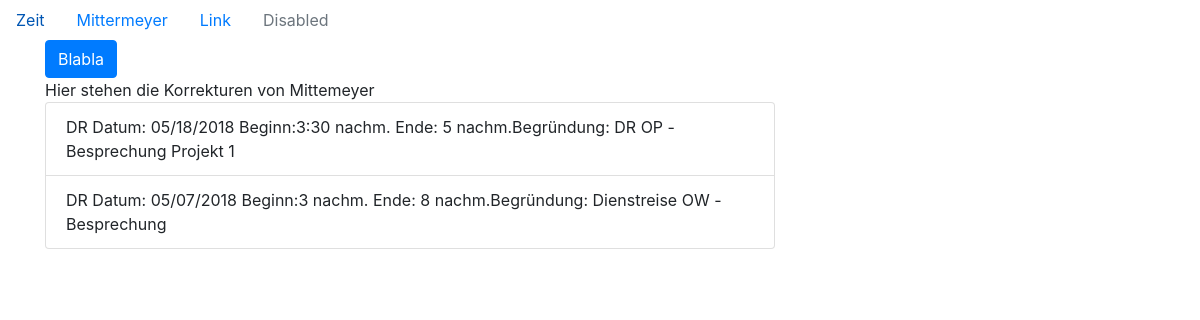
The app's page /zeit/888888888888888/ with its own data.
### zeit/models.py (models this page shows, shortened)
class ZeitKorrektur(models.Model):
    KORR_TYPES = (
        ('DI', 'Dienst'),
        ('SU', 'Sonderurlaub'),
        ('VB', 'Vergessene Buchung'),
        ('DR', 'Dienstreise'),
    )
    person = models.ForeignKey(Person, on_delete=models.CASCADE)
    art = models.CharField(max_length=2, choices=KORR_TYPES)
    datum = models.DateField()
    beginn = models.TimeField()
    ende = models.TimeField()
    begruendung = models.TextField('Begründung', max_length=150)
    gedruckt = models.BooleanField()

### zeit/views.py (the view)
# urls.py: path('<int:pers_nr>/', views.detail, name='detail')
def detail(request, pers_nr):
    name = Person.objects.get(pers_nr=pers_nr).nach_name
    text = "Hier stehen die Korrekturen von {}".format(name)
    blabla = "Blabla"
    try:
        corrections = ZeitKorrektur.objects.select_related().filter(person=pers_nr)
    except Zeitkorrektur.DoesNotExist:
        raise Http404("Zeitkorrektur nicht vorhanden")
    context = {
        'text' : text,
        'blabla' : blabla,
        'corrections' : corrections,
    }
    return render(request, 'detail.html', context)

### zeit/templates/detail.html
{% extends 'base.html' %}
{% block content %}
<button type="button" class="btn btn-primary">{{ blabla }}</button>
<div>{{ text }}</div>
{% if corrections %}
<ul class="list-group">
    {% for cor in corrections %}
    <li class="list-group-item">{{ cor.art }} Datum: {{ cor.datum | date:'SHORT_DATE_FORMAT'}} Beginn:{{ cor.beginn }} Ende: {{ cor.ende }}Begründung: {{ cor.begruendung }}</li>
    {% endfor %}
</ul>
{% else %}
    <div>Keine Einträge vorhanden</div>
{% endif %}
{% endblock %}

### records on screen
ZeitKorrektur: art "DR", datum "05/18/2018", beginn "3:30 nachm.", ende "5 nachm.", begruendung "DR OP - Besprechung Projekt 1"
ZeitKorrektur: art "DR", datum "05/07/2018", beginn "3 nachm.", ende "8 nachm.", begruendung "Dienstreise OW - Besprechung"

### other values on screen
{{ blabla }} "Blabla"
{{ text }} "Hier stehen die Korrekturen von Mittemeyer"
